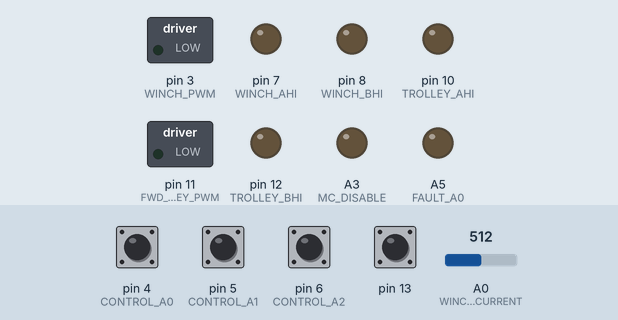
Simulated run of this sketch. Board: Arduino Nano, built with avr-gcc and run on an emulated ATmega328P. Shown: switched loads named in the sketch (green lamp = pin HIGH), output pins drawn as LEDs (lit = HIGH). The test bench sets the inputs (shaded band); at power-on: pin 4 (CONTROL_A0), pin 5 (CONTROL_A1), pin 6 (CONTROL_A2), pin 13 HIGH, A0 (WINCH_CURRENT) = 512.

Above: at 1.2 s.
1.3 s: pin 4 (CONTROL_A0) pulled LOW for 0.15 s
At 1.38 s:
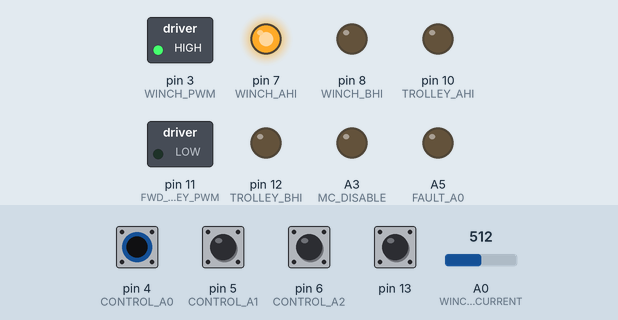
2.9 s: pin 6 (CONTROL_A2) pulled LOW for 0.15 s
At 2.98 s:
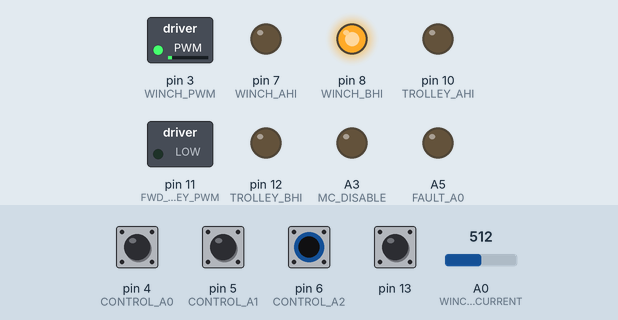
4.5 s: pin 4 (CONTROL_A0) pulled LOW for 1 s
At 5.0 s:
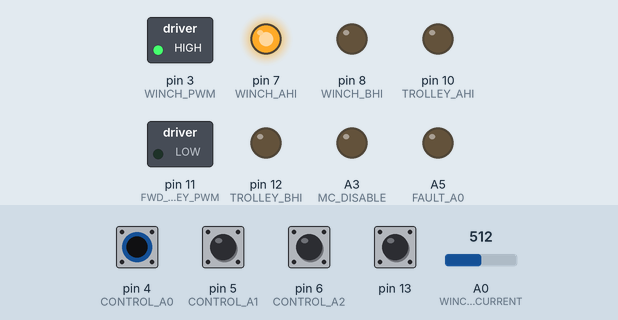
7.0 s: pin 5 (CONTROL_A1) pulled LOW for 0.15 s
At 7.08 s:
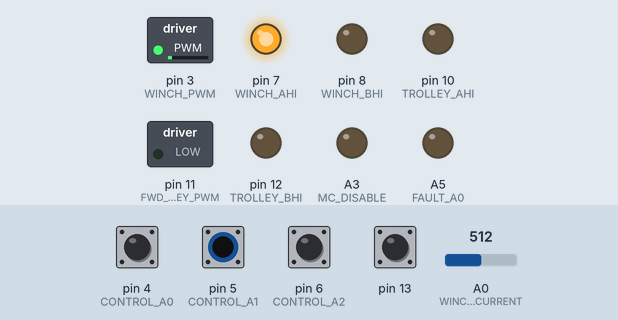
8.6 s: pin 4 (CONTROL_A0) driven LOW and pin 5 (CONTROL_A1) driven LOW
At 9.4 s:
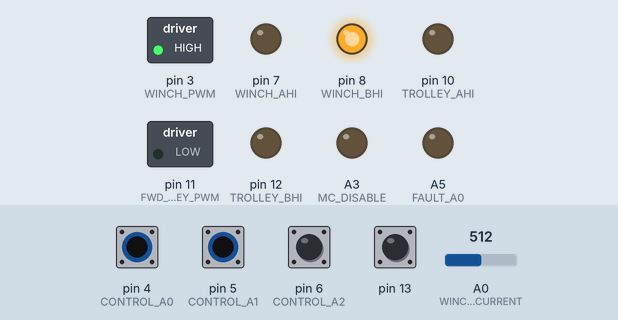
10.1 s: pin 4 (CONTROL_A0) driven HIGH
At 10.5 s:
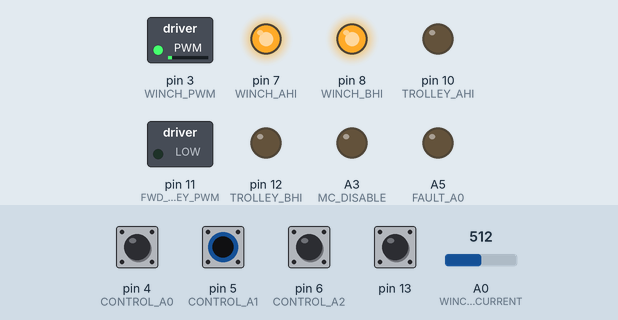
Timing chart, 0 to 12.6 s (numbered marks = the images above; inputs shaded):
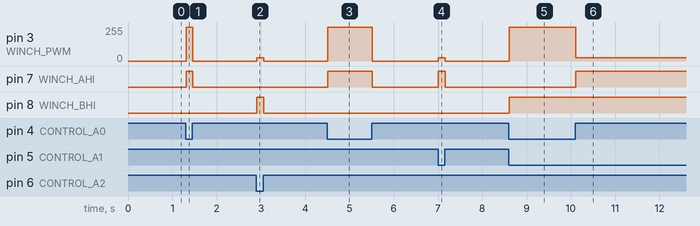

Measured:
- after the input at 1.3 s, pin 3 (WINCH_PWM): 0/255 → 255/255 at once, → 0/255 0.15 s later; pin 7 (WINCH_AHI): LOW → HIGH at once, → LOW 0.15 s later
- after the input at 2.9 s, pin 3 (WINCH_PWM): 0/255 → 25/255 at once, → 0/255 0.15 s later; pin 8 (WINCH_BHI): LOW → HIGH at once, → LOW 0.15 s later
- after the input at 4.5 s, pin 3 (WINCH_PWM): 0/255 → 255/255 at once, → 0/255 1.0 s later; pin 7 (WINCH_AHI): LOW → HIGH at once, → LOW 1.0 s later
- after the input at 7.0 s, pin 3 (WINCH_PWM): 0/255 → 25/255 at once, → 0/255 0.15 s later; pin 7 (WINCH_AHI): LOW → HIGH at once, → LOW 0.15 s later
- after the input at 8.6 s, pin 3 (WINCH_PWM): 0/255 → 255/255 at once; pin 8 (WINCH_BHI): LOW → HIGH at once
- after the input at 10.1 s, pin 3 (WINCH_PWM): 255/255 → 25/255 at once; pin 7 (WINCH_AHI): LOW → HIGH at once

The sketch:

LR_CONTROL.ino
```cpp
#include <avr/io.h>
#include <avr/interrupt.h>

// define macros used to increase code readability
#define SET(x,y) (x |= (1 << y))
#define CLR(x,y) (x &= (~(1 << y)))
#define CHK(x,y) (x & (1 << y))
#define TOG(x,y) (x ^= (1 << y))

// Input pins that monitor control box, three binary digits
#define CONTROL_A0 4
#define CONTROL_A1 5
#define CONTROL_A2 6

// Output pins that drive winch motor controller
#define WINCH_AHI PORTD7            // PORTD bit 7, IDE pin 7, pin 13
#define WINCH_BHI PORTB0            // PORTB bit 0, IDE pin 8, pin 14
#define WINCH_PWM PORTD3            // PORTD bit 3, IDE pin 3, pin 5 / Timer2 - OC2B

// Output pinss that drive the trolley motor controllers
#define TROLLEY_AHI PORTB2          // PORTB bit 2, IDE pin 10, pin 16
#define TROLLEY_BHI PORTB4          // PORTB bit 4, IDE pin 12, pin 18
#define FWD_TROLLEY_PWM PORTB3      // PORTB bit 3, IDE pin 11, pin 17 / Timer2 - OC2A
#define AFT_TROLLEY_PWM PORTD3      // Same pin is used for winch and aft trolley PWM

#define MC_DISABLE A3

// ADC input pins that monitor motor current / enclosure temperature
#define WINCH_CURRENT A0
#define FWD_TROLLEY_CURRENT A1
#define AFT_TROLLEY_CURRENT A2
#define ENC_TEMP A4

/* Output pins that send fault code to interface
   000 = NO FAULT
   001 = WINCH OVERCURRENT
   010 = FWD TROLLEY OVERCURRENT
   011 = AFT TROLLEY OVERCURRENT
   100 = ENCLOSURE OVERTEMP
   101 = CONTROLLER FAILURE
*/
#define FAULT_A0 A5
#define FAULT_A1 A6
#define FAULT_A2 A7

/* Motor current boundries
   997 ~= 3.2V
*/
#define OVERCURRENT 997

// 10 msec debounce time
#define DEBOUNCE_TIME 10

// PWM values
#define ZERO_PWR 0
#define HALF_PWR 25
#define FULL_PWR 255

// State flags, all initially false
int fault = 0;
int winch_active = 0;
int trolley_active = 0;

// input variables used for debouncing and control box input
volatile int current_input = 0;
volatile int prev_input = 0;
volatile long last_time = 0;

volatile int winch_current = 0;
volatile int fwd_trolley_current = 0;
volatile int aft_trolley_current = 0;
volatile int enc_temp = 0;

// function used to initialize Timer0 and Timer2
static inline void timer_init()
{
  cli();                   // global interrupt disable
  // setup the 16-bit timer 1
  // TCCR1A - Timer1 / Counter Control Register A
  TCCR1A = 0;              // Set register to 0
  // TCCR1B - Timer1 / Counter Control Register B
  TCCR1B = 0;              // Set register to 0
  TCNT1 = 0;               // Initialize counter value to 0
  // set compare match register for 10000Hz increments (0.1 msec)
  OCR1A = 800 - 1;
  TCCR1B |= (1 << WGM12);  // Turn on CTC mode
  // Set CS10 bit for no prescaler
  TCCR1B |= (1 << CS10);
  // enable timer1 compare interrupt
  TIMSK1 |= (1 << OCIE1A);
  // setup the 8-bit timer 2
  // TCCR2A - Timer1 / Counter Control Register A
  TCCR2A = 0;              // Set register to 0
  // TCCR2B - Timer1 / Counter Control Register B
  TCCR2B = 0;              // Set register to 0
  TCNT2 = 0;               // Initialize counter value to 0
  // set non-inverting mode for A and B outputs
  TCCR2A |= (1 << COM2A1) | (1 << COM2B1);
  // set fast PWM mode
  TCCR2A |= (1 << WGM21) | (1 << WGM20);
  // set prescaler to 8 and starts PWM (1MHz)
  TCCR2B |= (1 << CS21);
  // set compare match registers for zero duty cycle
  OCR2A = ZERO_PWR;
  OCR2B = ZERO_PWR;

  sei();                     // global interrupt enable
  return;
}
// function used to initialize ADC
static inline void adc_init()
{
  ADCSRA = 0;
  ADCSRA |= ((1 << ADPS2)|(1 << ADPS0));    // 8MHZ/2 = 4MHz the ADC reference clk
  ADMUX |= (1 << REFS0);                    // Voltage reference from Avcc 3.3V
  ADCSRA |= (1 << ADEN);                    // Turn on ADC
  ADCSRA |= (1 << ADSC);                    // Perform initial converesion
}

// function used to read ADC
uint16_t read_adc( uint8_t channel)
{
  channel &= B00000111;                     // AND with 7 to ensure input channel is valid (0 - 7)
  ADMUX &= 0x0F8;                           // Clear old channel that was read
  ADMUX |= channel;                         // Defines new channel to read
  ADCSRA |= (1 << ADSC);                    // Start new conversion
  while( ADCSRA & (1 << ADSC));             // Wait until conversion is complete
  return ADC;
}

void setup()
{
  // Setup serial output for debugging
  Serial.begin(9600);

  // Control box input, active low
  pinMode(CONTROL_A0, INPUT);
  pinMode(CONTROL_A1, INPUT);
  pinMode(CONTROL_A2, INPUT);

  // Turn on pullup resistors for control box input
  digitalWrite(CONTROL_A0, HIGH);
  digitalWrite(CONTROL_A1, HIGH);
  digitalWrite(CONTROL_A2, HIGH);

  // Analog input monitors
  pinMode(WINCH_CURRENT, INPUT);
  pinMode(FWD_TROLLEY_CURRENT, INPUT);
  pinMode(AFT_TROLLEY_CURRENT, INPUT);
  pinMode(ENC_TEMP, INPUT);

  // Outputs to winch motor control
  SET(DDRD, WINCH_AHI);
  SET(DDRB, WINCH_BHI);
  SET(DDRD, WINCH_PWM);

  // Outputs to trolley motor controllers
  SET(DDRB, TROLLEY_AHI);
  SET(DDRB, TROLLEY_BHI);
  SET(DDRB, FWD_TROLLEY_PWM);

  pinMode(MC_DISABLE, OUTPUT);

  // Outputs for fault information, to interface
  pinMode(FAULT_A0, OUTPUT);
  pinMode(FAULT_A1, OUTPUT);
  pinMode(FAULT_A2, OUTPUT);

    // Setup ADC for current sensor sampling
  adc_init();
  // Setup Timer for 0.1ms sample rate and Timer2 for PWM
  timer_init();
}

// function used to read input from control box via priority encoder
void read_input()
{
//  digitalWrite( 13, !digitalRead(13));              // used for debugging
  // Read the state of the control inputs into a local variable:
  int reading = PIND & B01110000;

  // If the input has changed, due to noise or pressing:
  if ( reading != prev_input) {
    // Reset the debouncing timer
    last_time = millis();
  }

  if ( (millis() - last_time) > DEBOUNCE_TIME) {
    // whatever the reading is at, it's been there for longer
    // than the debounce delay, so take it as the actual current state:
    current_input = reading;
  }
  prev_input = reading;
  return;
}

// function used to process input from control box
void process_input()
{
  // check that not faulted, then process input
 if( !fault) {
   switch ( current_input) {
     case B01100000:    // Winch up at full speed
       winch_active = 1;
       SET( TCCR2A, COM2B1);
       OCR2B = FULL_PWR;
       SET( PORTD, WINCH_AHI);
       break;

     case B01010000:    // Winch up at half speed
       winch_active = 1;
       SET( TCCR2A, COM2B1);
       OCR2B = HALF_PWR;
       SET( PORTD, WINCH_AHI);
       break;

     case B01000000:    // Winch down at full speed
       winch_active = 1;
       SET( TCCR2A, COM2B1);
       OCR2B = FULL_PWR;
       SET( PORTB, WINCH_BHI);
       break;

     case B00110000:    // Winch down at half speed
       winch_active = 1;
       SET( TCCR2A, COM2B1);
       OCR2B = HALF_PWR;
       SET( PORTB, WINCH_BHI);
       break;

     case B00100000:   // FWD & AFT trolley port
       trolley_active = 1;
       SET( TCCR2A, COM2A1);
       SET( TCCR2A, COM2B1);
       OCR2A = FULL_PWR;
       OCR2B = FULL_PWR;
       SET( PORTB, TROLLEY_AHI);
       break;

     case B00010000:   // FWD & AFT trolley stbd
       trolley_active = 1;
       SET( TCCR2A, COM2A1);
       SET( TCCR2A, COM2B1);
       OCR2A = FULL_PWR;
       OCR2B = FULL_PWR;
       SET( PORTB, TROLLEY_BHI);
       break;

     default:          // Winch & trolleys disabled
       winch_active = 0;
       trolley_active = 0;
       CLR( TCCR2A, COM2A1);
       CLR( TCCR2A, COM2B1);
       CLR( PORTD, WINCH_PWM);
       CLR( PORTD, WINCH_AHI);
       CLR( PORTB, WINCH_BHI);
       CLR( PORTB, FWD_TROLLEY_PWM);
       CLR( PORTB, TROLLEY_AHI);
       CLR( PORTB, TROLLEY_BHI);
       break;
    }
  }
  else {              // Winch & trolleys disabled
    winch_active = 0;
    trolley_active = 0;
    CLR( TCCR2A, COM2A1);
    CLR( TCCR2A, COM2B1);
    CLR( PORTD, WINCH_PWM);
    CLR( PORTD, WINCH_AHI);
    CLR( PORTB, WINCH_BHI);
    CLR( PORTB, FWD_TROLLEY_PWM);
    CLR( PORTB, TROLLEY_AHI);
    CLR( PORTB, TROLLEY_BHI);
    }
  digitalWrite( 13, !digitalRead(13));              // used for debugging
  return;
}
// function used to check status of winch / trolley motor currents
void check_currents() {
  // check that winch is not in overcurrent condition
  if( winch_current > OVERCURRENT && !fault) {
    // diable timer1 compare interrupt
    CLR( TIMSK1, OCIE1A);
    // disable motor controllers
    digitalWrite(MC_DISABLE, HIGH);
    fault = 1;
  }
  // check that fwd trolley is not in overcurrent condition
  if( fwd_trolley_current > OVERCURRENT && !fault) {
    // diable timer1 compare interrupt
    CLR( TIMSK1, OCIE1A);
    // disable motor controllers
    digitalWrite(MC_DISABLE, HIGH);
    fault = 1;
  }
  // check that aft trolley is not in overcurrent condition
  if( aft_trolley_current > OVERCURRENT && !fault) {
    // diable timer1 compare interrupt
    CLR( TIMSK1, OCIE1A);
    // disable motor controllers
    digitalWrite(MC_DISABLE, HIGH);
    fault = 1;
  }
  return;
}

void loop() {
  // read control input
  read_input();
  // process control input
  process_input();
  // check currents of active motors
  check_currents();

//  digitalWrite( 13, !digitalRead(13));              // used for debugging
}

// Timer1 interrupt service routine
ISR(TIMER1_COMPA_vect)
{
  if( winch_active) {
    winch_current = read_adc(PORTC0);                 // read state of winch current
//    digitalWrite( 13, !digitalRead(13));              // used for debugging
  }
  if( trolley_active) {
    fwd_trolley_current = read_adc(1);           // read state of fwd trolley current
//    aft_trolley_current = read_adc(2);           // read state of aft trolley current
//    digitalWrite( 13, !digitalRead(13));              // used for debugging
  }
//  enc_temp = read_adc(PORTC4);                      // read state of enclosure temperature
}
```
